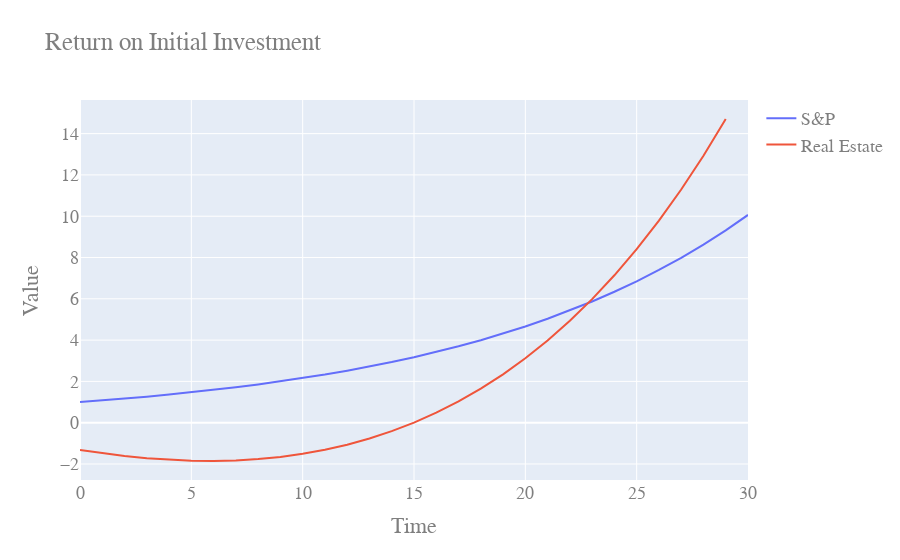

Here is the notebook cell this chart was saved with:
### Code cell
property_performance(
    purchase_price = 400e3,
    downpayment = 20e3,
    rehab_cost = 25e3,
    after_repair_value = 425e3,
    monthly_rent=100
)

### Figure 1 — Plotly figure (JSON) as saved in the notebook; plotly's stock layout.template omitted (floating-point values rounded to 4 significant figures)
{"data": [{"mode": "lines", "name": "S&P", "type": "scatter", "x": [0, 1, 2, 3, 4, 5, 6, 7, 8, 9, 10, 11, 12, 13, 14, 15, 16, 17, 18, 19, 20, 21, 22, 23, 24, 25, 26, 27, 28, 29, 30], "y": [1, 1.08, 1.166, 1.26, 1.36, 1.469, 1.587, 1.714, 1.851, 1.999, 2.159, 2.332, 2.518, 2.72, 2.937, 3.172, 3.426, 3.7, 3.996, 4.316, 4.661, 5.034, 5.437, 5.871, 6.341, 6.848, 7.396, 7.988, 8.627, 9.317, 10.06]}, {"mode": "lines", "name": "Real Estate", "type": "scatter", "x": [0, 1, 2, 3, 4, 5, 6, 7, 8, 9, 10, 11, 12, 13, 14, 15, 16, 17, 18, 19, 20, 21, 22, 23, 24, 25, 26, 27, 28, 29], "y": [-1.321, -1.483, -1.618, -1.724, -1.801, -1.845, -1.855, -1.829, -1.764, -1.658, -1.508, -1.311, -1.065, -0.7657, -0.4103, 0.004886, 0.4836, 1.03, 1.648, 2.343, 3.118, 3.98, 4.934, 5.985, 7.14, 8.405, 9.787, 11.29, 12.93, 14.71]}], "layout": {"font": {"color": "#7f7f7f", "family": "Courier New, monospace", "size": 18}, "title": {"text": "Return on Initial Investment"}, "xaxis": {"title": {"text": "Time"}}, "yaxis": {"title": {"text": "Value"}}}}
